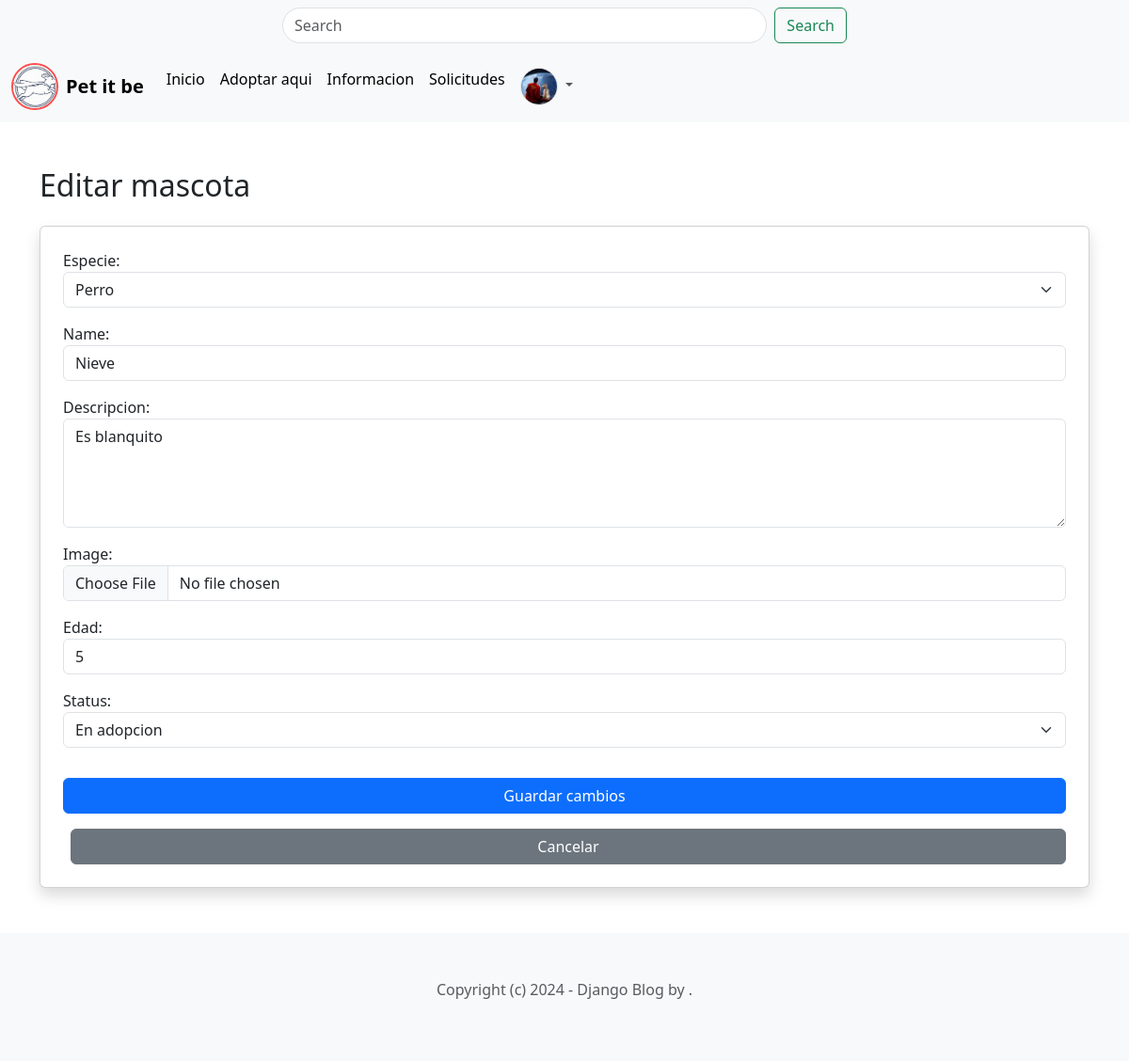
The app's page /Pets/edit_pet/1/ (signed in) with its own data.
### Perfil/models.py (models this page shows, shortened)
class Perfil(models.Model):
    user = models.OneToOneField(User, on_delete=models.CASCADE)
    avatar = models.ImageField(upload_to='profiles/', blank=True, null=True, default='profiles/profile_default.png')
    location = models.CharField(max_length=100, blank=True, null=True)
    birth_date = models.DateField(blank=True, null=True)

### Pets/models.py (models this page shows, shortened)
class Pet(models.Model):
    ADOPTADO = 'adoptado'
    EN_ADOPCION = 'en_adopcion'
    STATUS = {
        (ADOPTADO, 'Adoptado'),
        (EN_ADOPCION, 'En adopcion')
    }
    especie = models.ForeignKey(Especie, related_name='pets' , on_delete=models.CASCADE)
    name = models.CharField(max_length=50)
    slug = models.SlugField()
    descripcion = models.TextField()
    image = models.ImageField(upload_to='mascotas', blank=True, null=True)
    edad = models.PositiveIntegerField()
    likes = models.PositiveIntegerField(default=0)
    status = models.CharField(max_length=20, choices=STATUS, default=EN_ADOPCION)
    creado_por = models.ForeignKey(User, related_name='pets' , on_delete=models.CASCADE)
    public = models.DateTimeField(auto_now_add=True)
    updated_at = models.DateTimeField(auto_now=True)

### Pets/views.py (the view)
# urls.py: path('edit_pet/<int:pk>/', views.edit_pet, name='edit_pet'),
@login_required
def edit_pet(request, pk):
    pet = get_object_or_404(Pet, pk=pk)
    if request.method=='POST':
        petform = AddPets(request.POST, request.FILES, instance=pet)
        if petform.is_valid():
            petform.save()
            return redirect('adopt_me', pk=pet.id)
    else:
        petform = AddPets(instance=pet)
    context = {
        'pet': pet,
        'petform': petform,
    }
    return render(request, 'pets/edit_pet.html', context)

### Pets/forms.py
class AddPets(forms.ModelForm):
    class Meta:
        model = Pet
        fields = ('especie', 'name', 'descripcion', 'image', 'edad', 'status')
        widgets ={
            'especie': forms.Select(attrs={
                'class': 'form-select'
            }),
            'name': forms.TextInput(attrs={
                'placeholder': 'Nombre de la mascota',
                'class': 'form-control'
            }),
            'descripcion': forms.Textarea(attrs={
                'placeholder': 'Agrega informacion de tu mascota',
                'class': 'form-control',
                'style': 'height: 116px'
            }),
           'image': forms.FileInput(attrs={
                'class': 'form-control',
            }),
            'edad': forms.NumberInput(attrs={
                'class': 'form-control'
            }),
            'status': forms.Select(attrs={
                'class': 'form-select'
            }),
        }

### Pets/models.py (called while the page is built)
    def __str__(self):
        return self.get_tipo_display()

### Pets/templates/pets/edit_pet.html (shortened to what this page needs)
{% extends 'pets/base.html' %}
{% load static %}
{% block content %}
<div class="container my-5">
    <h2 class="mb-4"> Editar mascota</h2>
    <form method="post" enctype="multipart/form-data" class="card p-4 shadow">
        {{ petform.as_p }}
        <button type="submit" class="btn btn-primary mt-3">Guardar cambios</button>
        <a href="{% url 'adopt_me' pet.pk %}" class="btn btn-secondary mt-3 ms-2">Cancelar</a>
    </form>
</div>
{% endblock %}

### Pets/templates/pets/navbar.html (shortened to what this page needs)
{% load static %}
<link rel="stylesheet" href="{% static 'css/navbar.css' %}?v=5">
<nav class="navbar bg-body-tertiary">
  <div class="container-fluid justify-content-center">
    <form class="d-flex buscador-contenedor" role="search" method="GET" action="{% url 'search' %}">
      <input class="form-control me-2 buscador" type="search" name="query" placeholder="Search" aria-label="Search"/>
      <button class="btn btn-outline-success" type="submit">Search</button>
    </form>
  </div>
</nav>
<nav class="navbar navbar-expand-lg bg-body-tertiary">
  <div class="container-fluid">
    <a class="navbar-brand d-flex align-items-center gap-2" href="">
      <img
        src="{% static 'img/Logo.png' %} "
        alt="Perrito"
        class="logo-perrito"
      >
      <span class="text-brown fw-bold">Pet it be</span>
    </a>
    <div class="collapse navbar-collapse" id="navbarSupportedContent">
      <ul class="navbar-nav me-auto mb-2 mb-lg-0">
        <li class="nav-item">
          <a class="nav-link active" aria-current="page" href="{% url 'home' %}">Inicio</a>
        </li>
        <li class="nav-item">
          <a class="nav-link active" aria-current="page" href="{% url 'pets' %}">Adoptar aqui</a>
        </li>
        <li class="nav-item">
          <a class="nav-link active" aria-current="page" href="{% url 'informacion' %}">Informacion</a>
        </li>
        {% if request.user.is_authenticated %}
        <li class="nav-item">
          <a class="nav-link active" aria-current="page" href="{% url 'bandeja' %}">Solicitudes</a>
        </li>
        <li class="nav-item dropdown">
          <a class="nav-link dropdown-toggle" href="#" role="button" data-bs-toggle="dropdown" aria-expanded="false">
            <img
              src="{{ user.perfil.avatar.url }}"
              class="rounded-circle border"
              width="40" height="40"
              style="object-fit: cover;">
            </a>
        </li>
        {% endif %}
      </ul>
    </div>
  </div>
</nav>

### static/css/navbar.css (style rules this page uses)
.logo-perrito { width: 50px; height: 50px; border-radius: 50%; object-fit: cover; border: 2px solid #ff4d4d; transition: transform 0.3s ease; }
.buscador-contenedor { width: 100%; max-width: 600px; }
.buscador { border-radius: 50px; }

### records on screen
Pet: especie "Perro", name "Nieve", descripcion "Es blanquito", edad "5", status "En adopcion"
